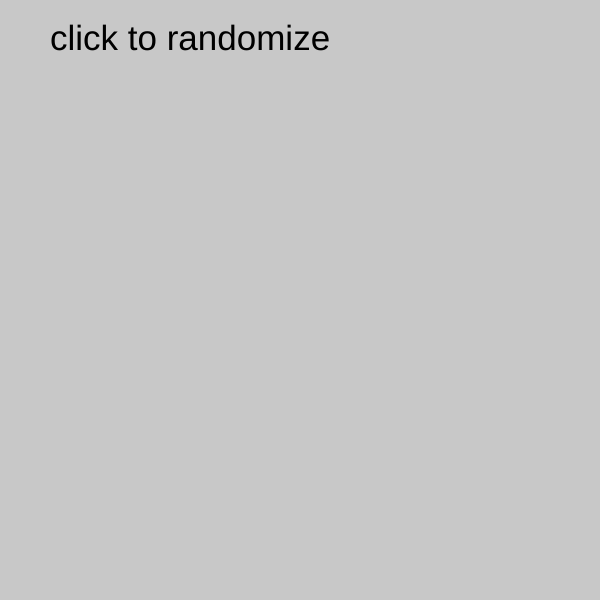
Frame 1 (no input)
Frame 60 (no input): identical to frame 1, image omitted
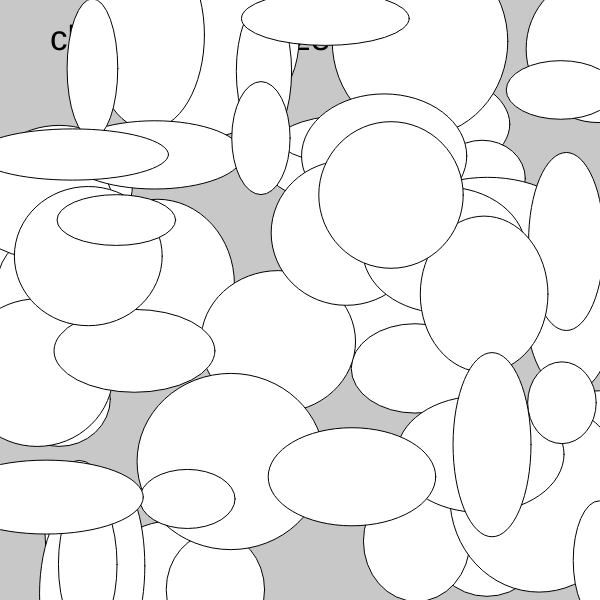
Frame 120 (the mouse pressed at the canvas centre since frame 60)

The p5.js sketch that drew these frames (run headless with seeded random() and noise() and a simulated clock; from frame 60 on, the mouse is pressed at the canvas centre):

// p5.js sketch
// ── sketch.js
let suger = [{
  name: "ice cream",
  why: "cold"
}, {
  name: "gummy",
  why: "elasticity"
}, {
  name: "chocolate",
  why: "melting"
}, {
  name: "candy",
  why: "sweet"
}];

let randomIndex;
let animating = false;
//let counter = 0;

function setup() {
  createCanvas(600, 600);
  background(200);
  textSize(35);

  text("click to randomize", 50, 50);

  //setTimeout(changeBackground, 1000);//1000milisec = 1000milisec

  // console.log(suger[1]);
  // console.log(suger.length);
  //
  // suger[1] = "gummy bear";
  // console.log(suger);

  console.log("intial array");
  console.log(suger);

  //substract one array element at the end - use shift if at the beginning
  // suger.pop();
  // console.log("array after pop");
  // console.log(suger);

  // add one array element at the end - use unshift if at the beginning
  // suger.push("donut");
  // console.log("array after push");
  // console.log(suger);

  //(index = where, number = how many elements?) in order to insert element in the middle
  // suger.splice(2, 2);
  // console.log("array after splice");
  // console.log(suger);

  console.log(suger[0].why);



  var name = "tamaki";

  console.log(name);



  // suger.splice(randomIndex, 1);
  // console.log(suger);




}

function draw() {
  if(animating == true){
    ellipse (random(width), random(height), random(50,200),random(50,200));
  }
}

// function changeBackground(){
//   if (counter <= 5){
//     counter++;
//   background(random(255),random(255),random(255));
//     setTimeout(changeBackground, 1000);//1000milisec = 1000milisec
// } else {
//
// }
// }

function randomizer (){
  animating = false;

  if (suger[0]) {
    background(random(200, 255));
    randomIndex = int(random(suger.length));
    //int means not decimals
    //  console.log(suger[randomIndex].name);
    //text(suger[randomIndex].name + " because " + suger[randomIndex].why, 50, 50);
text(`${suger[randomIndex].name}
  because ${suger[randomIndex].why}`, 50, 50);
    suger.splice(randomIndex, 1);
  } else {
    background(random(200, 255));
    text("nothing left", 50, 50)

  }
}

function mousePressed() {
  animating = true;
  setTimeout(randomizer, 2000);

}
